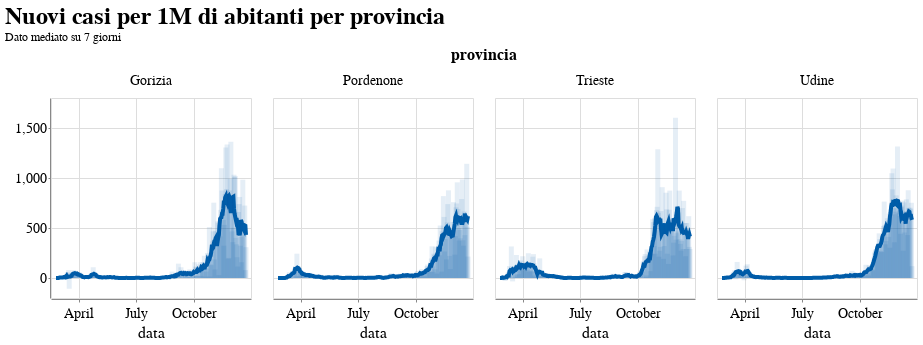

This figure's notebook cell:
### Code cell
base = alt.Chart().transform_window(
    averaged='mean(nuovi_positivi_per_1M_pop)',
    frame=[-4,3],
    groupby=['provincia']
).encode(
    x='data:T',
    tooltip=['data', 'provincia', 'totale_casi', 'nuovi_positivi', 'incremento']
).properties(
    height=200,
    width=200,
)

c1 = base.mark_line().encode(
    y=alt.Y('averaged:Q', title=''),
)

c2 = base.mark_bar(opacity=0.1).encode(
    y=alt.Y('nuovi_positivi_per_1M_pop', title=''),

)

alt.layer(c1, c2, data=prov_df).facet(facet='provincia:N', columns=4).properties(
    title={
      "text": ['Nuovi casi per 1M di abitanti per provincia'], 
      "subtitle": ["Dato mediato su 7 giorni"]
    }
).interactive()

### Figure 1 — Vega-Lite specification as saved in the notebook (floating-point values rounded to 4 significant figures; data arrays with more than 128 entries replaced by an {"elided": "..."} marker saying what was removed)
{"config": {"view": {"width": 600, "height": 400}, "background": "#ffffff", "title": {"anchor": "start", "font": "Source Sans Pro, Arial, sans", "fontColor": "#000000", "fontSize": 24, "fontWeight": "bold"}, "arc": {"fill": "#005DA9"}, "area": {"fill": "#005DA9"}, "line": {"stroke": "#005DA9", "strokeWidth": 4}, "path": {"stroke": "#005DA9"}, "rect": {"fill": "#005DA9"}, "shape": {"stroke": "#005DA9"}, "bar": {"fill": "#005DA9"}, "point": {"stroke": "#005DA9"}, "symbol": {"fill": "#005DA9", "size": 60}, "axis": {"titleFont": "Source Sans Pro, sans", "titleFontSize": 16, "titleFontWeight": "normal", "labelFont": "Source Sans Pro, sans", "labelFontSize": 14, "labelFontWeight": "normal"}, "axisX": {"labelAngle": 0, "labelPadding": 4, "tickSize": 3}, "axisY": {"labelBaseline": "middle", "maxExtent": 45, "minExtent": 45, "tickSize": 2, "titleAlign": "left", "titleAngle": 0, "titleX": -45, "titleY": -11}, "headerFacet": {"titleFontSize": 16, "labelFontSize": 14}, "headerRow": {"titleFontSize": 16, "labelFontSize": 14}, "headerColumn": {"titleFontSize": 16, "labelFontSize": 14}, "legend": {"titleFont": "Source Sans Pro, sans", "titleFontSize": 16, "titleFontWeight": "normal", "symbolType": "circle", "labelFont": "Source Sans Pro, sans", "labelFontSize": 15}, "range": {"category": ["#AB377A", "#AEC067", "#9BC3B7", "#928285", "#F07F3C", "#FFE054", "#E30034", "#005DA9", "#644F54", "#5EA290", "#769F3B", "#812161", "#E36319", "#F5C631"]}}, "data": {"name": "data-f9547a8820fa46df19347f1888b622c6"}, "facet": {"type": "nominal", "field": "provincia"}, "spec": {"layer": [{"mark": "line", "encoding": {"tooltip": [{"type": "temporal", "field": "data"}, {"type": "nominal", "field": "provincia"}, {"type": "quantitative", "field": "totale_casi"}, {"type": "quantitative", "field": "nuovi_positivi"}, {"type": "quantitative", "field": "incremento"}], "x": {"type": "temporal", "field": "data"}, "y": {"type": "quantitative", "field": "averaged", "title": ""}}, "height": 200, "selection": {"selector006": {"type": "interval", "bind": "scales", "encodings": ["x", "y"]}}, "transform": [{"window": [{"op": "mean", "field": "nuovi_positivi_per_1M_pop", "as": "averaged"}], "frame": [-4, 3], "groupby": ["provincia"]}], "width": 200}, {"mark": {"type": "bar", "opacity": 0.1}, "encoding": {"tooltip": [{"type": "temporal", "field": "data"}, {"type": "nominal", "field": "provincia"}, {"type": "quantitative", "field": "totale_casi"}, {"type": "quantitative", "field": "nuovi_positivi"}, {"type": "quantitative", "field": "incremento"}], "x": {"type": "temporal", "field": "data"}, "y": {"type": "quantitative", "field": "nuovi_positivi_per_1M_pop", "title": ""}}, "height": 200, "transform": [{"window": [{"op": "mean", "field": "nuovi_positivi_per_1M_pop", "as": "averaged"}], "frame": [-4, 3], "groupby": ["provincia"]}], "width": 200}]}, "columns": 4, "title": {"text": ["Nuovi casi per 1M di abitanti per provincia"], "subtitle": ["Dato mediato su 7 giorni"]}, "$schema": "https://vega.github.io/schema/vega-lite/v4.8.1.json", "datasets": {"data-f9547a8820fa46df19347f1888b622c6": {"elided": "1208 records"}}}
